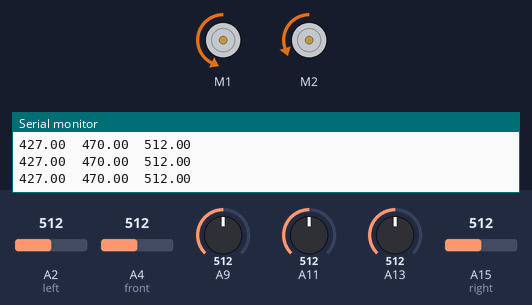
A sketch run on a simulated Arduino Mega 2560, built with avr-gcc and run on an emulated ATmega2560. Shown: 2 × DC motor (green arrow = forward, orange = backward, longer = faster), the last lines printed to the serial monitor. Inputs (shaded band) come from the test bench; at power-on: A9 = 512, A2 (left) = 512, A4 (front) = 512, A11 = 512, A15 (right) = 512, A13 = 512.

Above: at 1.2 s.
1.3 s: A9 set to 531
At 2.1 s:
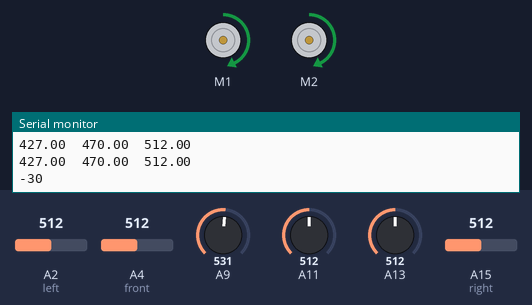
3.9 s: A2 (left) set to 716
At 5.1 s:
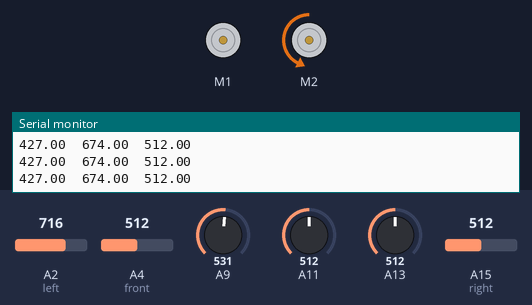
5.4 s: A4 (front) set to 716
At 5.8 s:
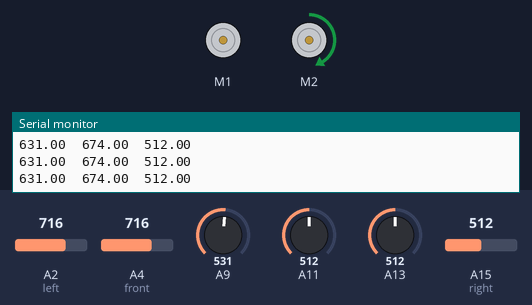
6.9 s: A11 set to 541
At 7.04 s:
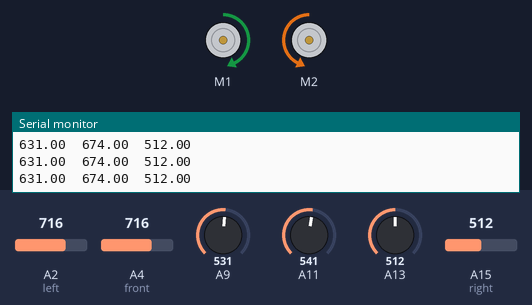
8.6 s: A15 (right) set to 992
At 9.7 s:
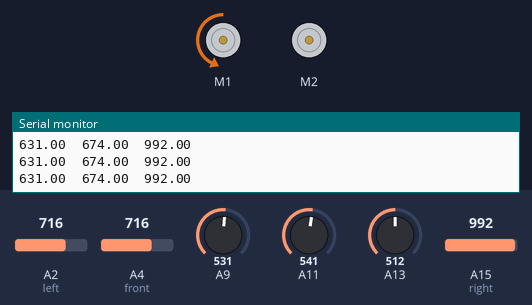
10.1 s: A4 (front) set to 992
At 11.2 s:
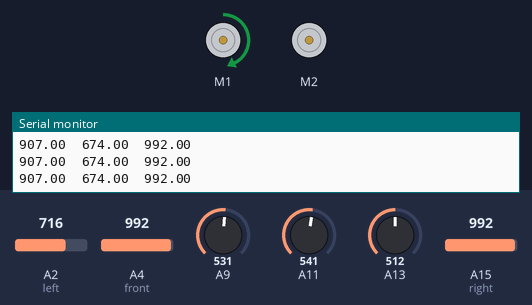
Timing chart, 0 to 12.6 s (numbered marks = the images above; inputs shaded):
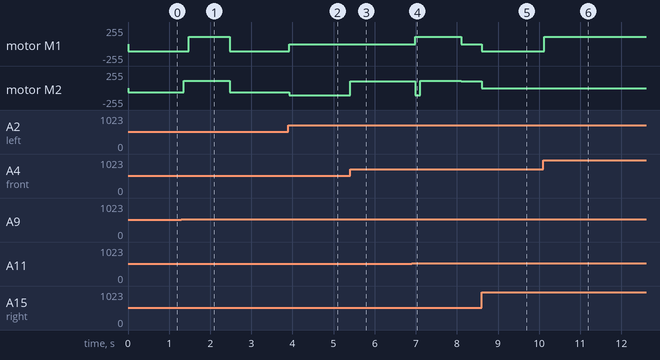

Measured:
- the behaviour switches between 518 and 519 on A9 (found by bisection; images 0 and 1)
- the behaviour switches between 522 and 523 on A11 (found by bisection; images 3 and 4)
- after the input at 1.3 s, motor M1: backward 110/255 → forward 110/255 after 0.17 s, → backward 110/255 1.0 s later; motor M2: backward 63/255 → forward 110/255 after 0.06 s, → backward 63/255 1.1 s later
- after the input at 3.9 s, motor M1: backward 110/255 → stopped at once; motor M2: backward 63/255 → backward 110/255 at once
- after the input at 5.4 s, motor M2: backward 110/255 → forward 105/255 at once
- after the input at 6.9 s, motor M1: stopped → forward 110/255 after 0.08 s, → stopped 1.1 s later; motor M2: forward 105/255 → backward 110/255 after 0.09 s, → forward 110/255 0.12 s later, → forward 105/255 1.0 s later
- after the input at 8.6 s, motor M1: stopped → backward 110/255 at once; motor M2: forward 105/255 → stopped at once
- after the input at 10.1 s, motor M1: backward 110/255 → forward 110/255 at once

The sketch:

LightAndSound.ino
```cpp
/****************************************
  This code prioritized Sound.
  If the robot gets a sound input, a flag will
  be set to "TRUE" and it will skip the light
  sensing for a little while.
****************************************/
// Mic 1 @ 120 degrees connects to A9 (FRONT)
// Mic 2 @ 0 degrees connects to A11 (RIGHT)
// Mic 3 @ 240 degrees connects to A13 (LEFT)

// MOTOR STUFF
#include <Wire.h>
#include <Adafruit_MotorShield.h>
#include "utility/Adafruit_MS_PWMServoDriver.h"

//includes the motorshield required libraries
Adafruit_MotorShield AFMS = Adafruit_MotorShield();
//Creates the motorshield object
Adafruit_DCMotor *leftMotor = AFMS.getMotor(1);
Adafruit_DCMotor *rightMotor = AFMS.getMotor(2);


//SOUND STUFF
// Sets up Variables that will be used
const int sampleWindow = 100; // Sample window width in mS (50 mS = 20Hz)
unsigned int sample;
unsigned int sample2;
unsigned int sample3;
unsigned int angle_deg = 0;
int threshold_sound = 50;
unsigned long moveMillis = millis(); // Starts counting time for how long an angle has been given


//LIGHT STUFF
const int front = A4;
const int right = A15;
const int left = A2;
int x = 0;
int y = 0;
float xmult = 0;
float ymult = 0;

const int threshold_light = 10;
const int dspeed = 110;// default speed
const int frontCal = -85; // Need to calibrate xcal and ycal under the normal lighting condition
const int leftCal = -42;
const int rightCal = 0;
const float forwardbuffer = .2;

void setup()
{
  // MOTOR SHIELD SETUP
  AFMS.begin();
  leftMotor->setSpeed(dspeed);
  rightMotor->setSpeed(dspeed);
  Serial.begin(9600);
  angle_deg = 0;
}


void loop()
{
  senseSound(false);
  senseLight(true);
}


// SOUND SENSING
void senseSound(bool shouldPrint) {
  static unsigned long startMillis;  // Start of sample window
  unsigned int peakToPeak = 0;   // peak-to-peak level
  unsigned int peakToPeak2 = 0; // Mic 2
  unsigned int peakToPeak3 = 0; // Mic 3

  static unsigned int signalMax; // Mic 1
  static unsigned int signalMin;
  static unsigned int signalMax2; // Mic 2
  static unsigned int signalMin2;
  static unsigned int signalMax3; // Mic 3
  static unsigned int signalMin3;


  if (startMillis == 0) { // Re-initialize everything
    startMillis = millis();
    signalMax = 0;
    signalMax2 = 0;
    signalMax3 = 0;
    signalMin = 1024;
    signalMin2 = 1024;
    signalMin3 = 1024;
  }
  // collect data for 50 mS
  if (millis() - startMillis < sampleWindow)
  {
    sample = analogRead(A13);
    sample2 = analogRead(A9);
    sample3 = analogRead(A11);
    // Mic 1
    if (sample < 1024)  // toss out spurious readings
    {
      if (sample > signalMax)
      {
        signalMax = sample;  // save just the max levels
      }
      else if (sample < signalMin)
      {
        signalMin = sample;  // save just the min levels
      }
    }
    // Mic 2
    if (sample2 < 1024)  // toss out spurious readings
    {
      if (sample2 > signalMax2)
      {
        signalMax2 = sample2;  // save just the max levels
      }
      else if (sample2 < signalMin2)
      {
        signalMin2 = sample2;  // save just the min levels
      }
    }
    // Mic 3
    if (sample3 < 1024)  // toss out spurious readings
    {
      if (sample3 > signalMax3)
      {
        signalMax3 = sample3;  // save just the max levels
      }
      else if (sample3 < signalMin3)
      {
        signalMin3 = sample3;  // save just the min levels
      }
    }
  } else {
    peakToPeak = signalMax - signalMin;  // max - min = peak-peak amplitude
    double volts = 1000 * (peakToPeak * 5.0) / 1024;  // convert to volts
    // Mic 2
    peakToPeak2 = signalMax2 - signalMin2;  // max - min = peak-peak amplitude
    double volts2 = 1500 * (peakToPeak2 * 5.0) / 1024;  // convert to volts
    // Mic 3
    peakToPeak3 = signalMax3 - signalMin3;  // max - min = peak-peak amplitude
    double volts3 = 1000 * (peakToPeak3 * 5.0) / 1024;  // convert to volts

    // Maybe later, change to if(volts+volts2+volts3 > threshold_sound*3)
    if (volts > threshold_sound || volts2 > threshold_sound || volts3 > threshold_sound) {
      if (volts > volts2) {
        if (volts3 > volts2) {
          if (volts3 > volts) {
            // Value order is 312
            angle_deg = 270;
          }
          else {
            // Value order is 132
            angle_deg = 330;
          }
        }
        else {
          // Value order is 123
          angle_deg = 30;
        }
      }
      else {
        if (volts2 > volts3) {
          if (volts > volts3) {
            // Value order is 213
            angle_deg = 90;
          }
          else {
            // Value order is 231
            angle_deg = 150;
          }
        } else {
          // Value order is 321
          angle_deg = 210;
        }
      }
    };

    if (shouldPrint) {
      Serial.print("Mic 1: "); Serial.print(volts); Serial.print("\t");
      Serial.print("Mic 2: "); Serial.print(volts2); Serial.print("\t");
      Serial.print("Mic 3: "); Serial.print(volts3); Serial.println("\t");
      Serial.print("Sound detected: "); Serial.println(angle_deg);
    }

    if (angle_deg > 0) {
      rightMotor->setSpeed(dspeed);
      leftMotor->setSpeed(dspeed);
      rotateCommand(angle_deg - 180); // delay() goes in here
      stopCommand();
      rightMotor->setSpeed(dspeed);
      leftMotor->setSpeed(dspeed);
      leftMotor->run(FORWARD);
      rightMotor->run(FORWARD);
      delay(1000);
      stopCommand();
      angle_deg = 0;
    }
    startMillis = 0; // Flag 0 to reset everything
  }
}


//LIGHT SENSING
void senseLight(bool shouldPrint) {
  float frontVal = analogRead(front) + frontCal;
  float leftVal = analogRead(left) + leftCal;
  float rightVal = analogRead(right) + rightCal;
  y = frontVal - (leftVal + rightVal)/2;
  x = leftVal - rightVal;
  // positive y = forward, positive x = left
  if (abs(x) > threshold_light or abs(y) > threshold_light) {
    // Scale down x and y
    xmult = abs(x) / 100.0;
    ymult = abs(y) / 50.0;

    // xmult is from 0 to 1
    if (xmult > 1) {
      xmult = 1;
    }

    // ymult is from 0.2 to 1
    ymult += forwardbuffer;
    if (ymult > 1) {
      ymult = 1;
    }

    // speeds are from 0 to dspeed
    int turnspeed = dspeed * ymult * (1 - xmult); // turnspeed <= forwardspeed
    int forwardspeed = dspeed * ymult;

    runCommand(forwardspeed, turnspeed);
  } else {
    stopCommand();
  }
  if (shouldPrint) {
    Serial.print(frontVal);
    Serial.print("\t");
    Serial.print(leftVal);
    Serial.print("\t");
    Serial.println(rightVal);
  }
}


// Helper function to set the wheels' speeds
void runCommand(int forwardspeed, int turnspeed) {
  if (x > 0) {
    // Turn left
    rightMotor->setSpeed(forwardspeed);
    leftMotor->setSpeed(turnspeed);
  } else {
    // Turn right
    rightMotor->setSpeed(turnspeed);
    leftMotor->setSpeed(forwardspeed);
  }
  leftMotor->run(y > 0 ? FORWARD : BACKWARD); // Conditional tenary operator
  rightMotor->run(y > 0 ? FORWARD : BACKWARD);
}


// Helper function to set the wheels' speeds
void rotateCommand(int degree) {
  Serial.println(degree);
  leftMotor->run(degree > 0 ? FORWARD : BACKWARD);
  rightMotor->run(degree > 0 ? BACKWARD : FORWARD);
  delay(abs(degree) * 700.0 / 180); // 700 ms rotates 180 degrees
}


// Helper function to stop both wheels
void stopCommand() {
  leftMotor->run(RELEASE);
  rightMotor->run(RELEASE);
}
```
